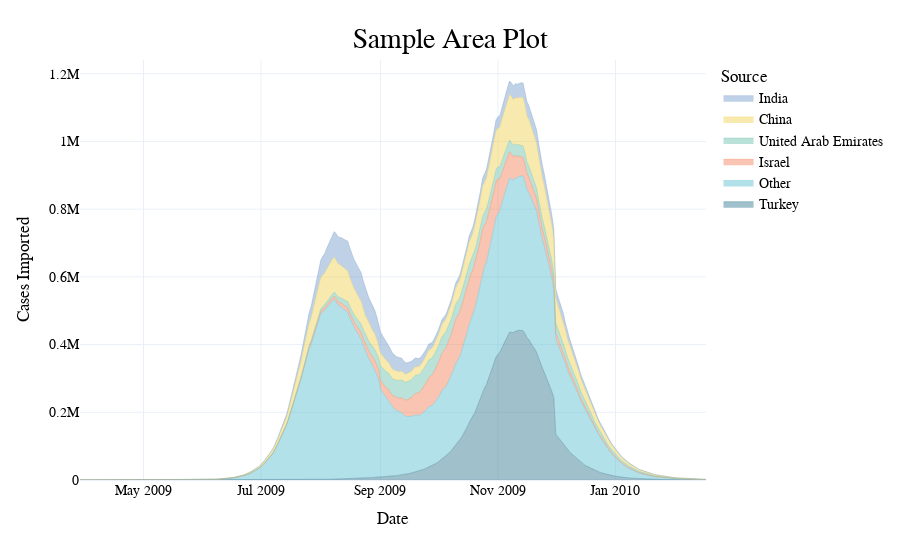

Notebook source saved alongside this figure:
### Code cell
# Create the area plot
fig = px.area(df, x='date', y='importations', 
              color='source',
              template='netsi'
             )
fig.update_traces(line=dict(width=0.4))
fig.update_layout(title_text='Sample Area Plot', legend_traceorder='reversed',
                 xaxis_title="Date", yaxis_title="Cases Imported", legend_title_text='Source',)




fig

### Figure 1 — Plotly figure (JSON) as saved in the notebook; plotly's stock layout.template omitted (floating-point values rounded to 4 significant figures; data arrays with more than 128 entries replaced by an {"elided": "..."} marker saying what was removed)
{"data": [{"fillpattern": {"shape": ""}, "hovertemplate": "source=Turkey<br>date=%{x}<br>importations=%{y}<extra></extra>", "legendgroup": "Turkey", "line": {"color": "#428299", "width": 0.4}, "marker": {"symbol": "circle"}, "mode": "lines", "name": "Turkey", "orientation": "v", "showlegend": true, "stackgroup": "1", "type": "scatter", "visible": true, "x": {"elided": "296 str values"}, "xaxis": "x", "y": {"elided": "296 int values"}, "yaxis": "y"}, {"fillpattern": {"shape": ""}, "hovertemplate": "source=Other<br>date=%{x}<br>importations=%{y}<extra></extra>", "legendgroup": "Other", "line": {"color": "#67C4D3", "width": 0.4}, "marker": {"symbol": "circle"}, "mode": "lines", "name": "Other", "orientation": "v", "showlegend": true, "stackgroup": "1", "type": "scatter", "x": {"elided": "303 str values"}, "xaxis": "x", "y": {"elided": "303 int values"}, "yaxis": "y"}, {"fillpattern": {"shape": ""}, "hovertemplate": "source=Israel<br>date=%{x}<br>importations=%{y}<extra></extra>", "legendgroup": "Israel", "line": {"color": "#F48A64", "width": 0.4}, "marker": {"symbol": "circle"}, "mode": "lines", "name": "Israel", "orientation": "v", "showlegend": true, "stackgroup": "1", "type": "scatter", "x": {"elided": "308 str values"}, "xaxis": "x", "y": {"elided": "308 int values"}, "yaxis": "y"}, {"fillpattern": {"shape": ""}, "hovertemplate": "source=United Arab Emirates<br>date=%{x}<br>importations=%{y}<extra></extra>", "legendgroup": "United Arab Emirates", "line": {"color": "#77C6B1", "width": 0.4}, "marker": {"symbol": "circle"}, "mode": "lines", "name": "United Arab Emirates", "orientation": "v", "showlegend": true, "stackgroup": "1", "type": "scatter", "x": {"elided": "297 str values"}, "xaxis": "x", "y": {"elided": "297 int values"}, "yaxis": "y"}, {"fillpattern": {"shape": ""}, "hovertemplate": "source=China<br>date=%{x}<br>importations=%{y}<extra></extra>", "legendgroup": "China", "line": {"color": "#F2D65F", "width": 0.4}, "marker": {"symbol": "circle"}, "mode": "lines", "name": "China", "orientation": "v", "showlegend": true, "stackgroup": "1", "type": "scatter", "x": {"elided": "295 str values"}, "xaxis": "x", "y": {"elided": "295 int values"}, "yaxis": "y"}, {"fillpattern": {"shape": ""}, "hovertemplate": "source=India<br>date=%{x}<br>importations=%{y}<extra></extra>", "legendgroup": "India", "line": {"color": "#80A4CE", "width": 0.4}, "marker": {"symbol": "circle"}, "mode": "lines", "name": "India", "orientation": "v", "showlegend": true, "stackgroup": "1", "type": "scatter", "x": {"elided": "278 str values"}, "xaxis": "x", "y": {"elided": "278 int values"}, "yaxis": "y"}], "layout": {"autosize": true, "legend": {"title": {"text": "Source"}, "tracegroupgap": 0, "traceorder": "reversed"}, "margin": {"t": 60}, "title": {"text": "Sample Area Plot"}, "xaxis": {"anchor": "y", "autorange": true, "domain": [0, 1], "range": ["2009-03-29", "2010-02-17"], "title": {"text": "Date"}, "type": "date"}, "yaxis": {"anchor": "x", "autorange": true, "domain": [0, 1], "range": [0, 1241000.0], "title": {"text": "Cases Imported"}, "type": "linear"}}}
